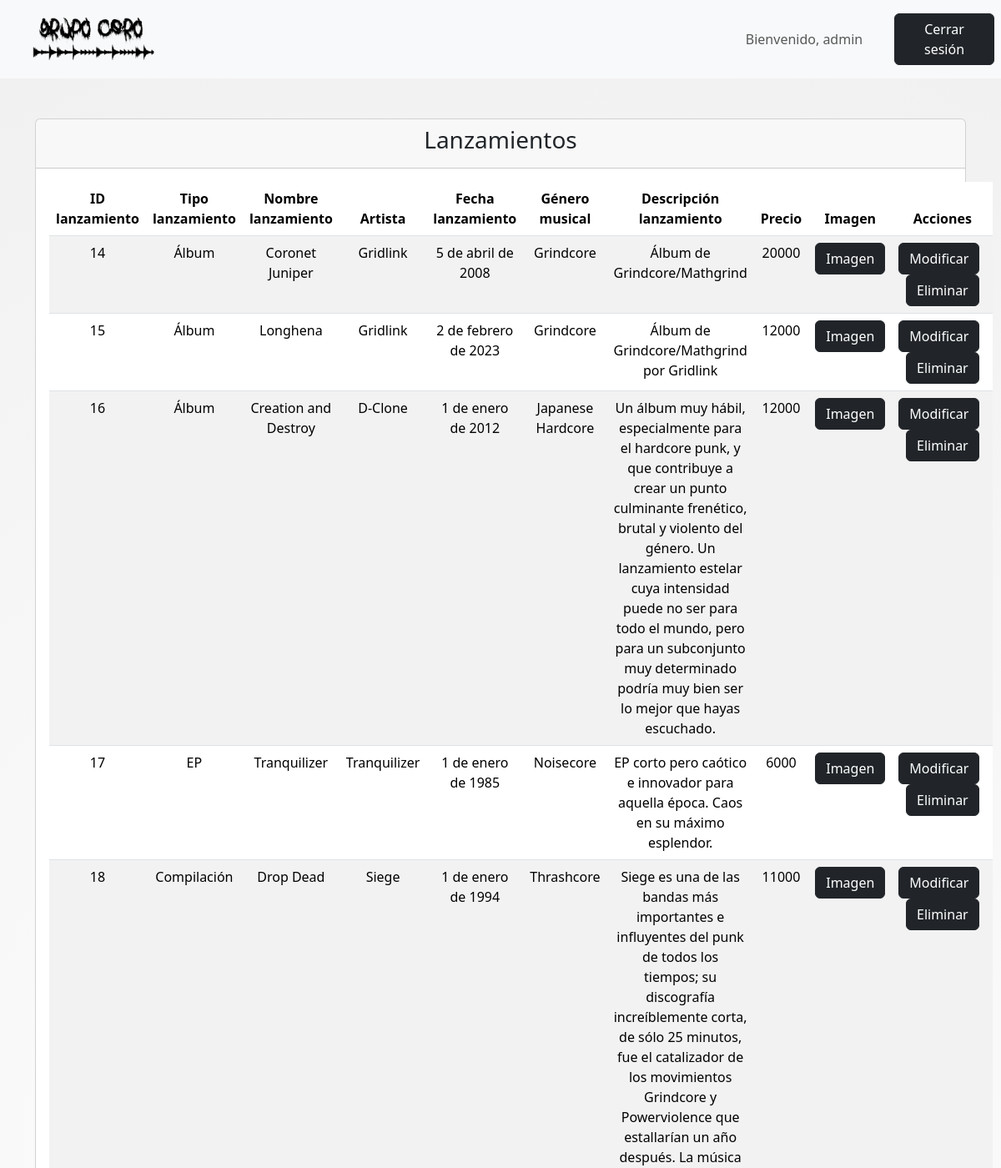
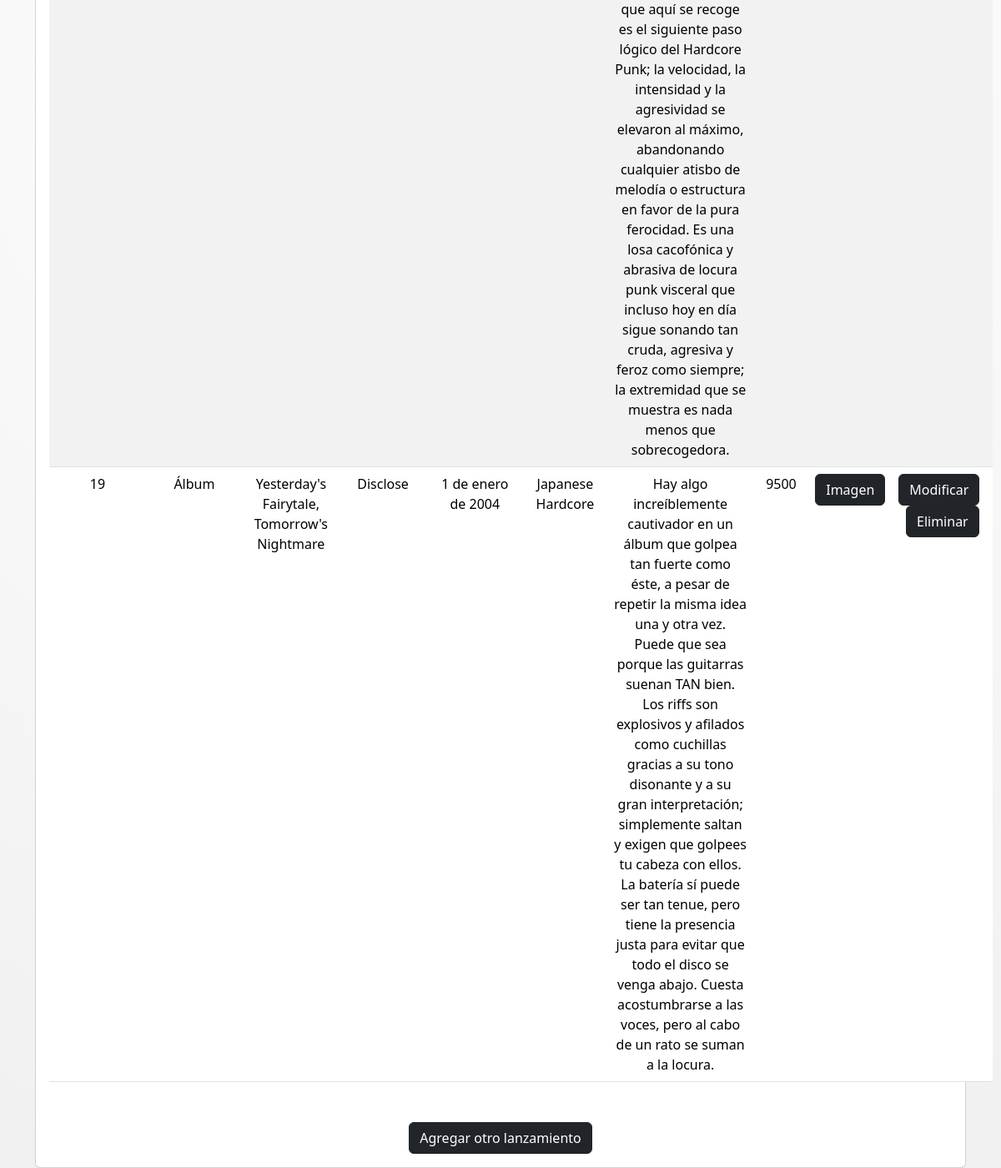
Screenshot of /lanzamientosobjects/ (signed in) with the database file from the repository (2 pictures, top to bottom).
### core/models.py (models this page shows, shortened)
class Lanzamiento(models.Model):
    tipoLanzamiento = models.ForeignKey(TipoLanzamiento, on_delete=models.CASCADE)
    nombreLanzamiento = models.CharField(max_length=50)
    artista = models.ForeignKey(Artista, on_delete=models.CASCADE)
    fechaLanzamiento = models.DateField()
    genero = models.ForeignKey(GeneroMusical, on_delete=models.CASCADE)
    descripcionLanzamiento = models.TextField()
    precio = models.IntegerField(default=0)
    imagen = models.ImageField(upload_to='lanzamientos/', null=True, blank=True)
    class Meta:
        verbose_name = "Lanzamiento"
        verbose_name_plural = "Lanzamientos"

class TipoLanzamiento(models.Model):
    nombreTipo = models.CharField(max_length=20)
    def __str__(self):
        return self.nombreTipo
    class Meta:
        verbose_name = "Tipo de lanzamiento"
        verbose_name_plural = "Tipos de lanzamiento"

class Artista(models.Model):
    nombreArtista = models.CharField(max_length=50)
    fecha_nacimiento = models.DateField(null=True, blank=True)
    biografia = models.TextField()
    imagen = models.ImageField(upload_to='artistas/', null=False, blank=False)
    def __str__(self):
        return self.nombreArtista
    class Meta:
        verbose_name = "Artista"
        verbose_name_plural = "Artistas"

class GeneroMusical(models.Model):
    nombreGenero = models.CharField(max_length=30)
    def __str__(self):
        return self.nombreGenero
    class Meta:
        verbose_name = "Género Musical"
        verbose_name_plural = "Géneros Musicales"

### core/views.py (the view)
# urls.py: path('lanzamientosobjects/', lanzamientosobjects, name='lanzamientosobjects'),
def lanzamientosobjects(request):
    auxLanzObj = {
        'listaLanzObj' : Lanzamiento.objects.all()
    }
    return render(request, 'core/miembros/lanzamientos/lanzamientosobjects.html', auxLanzObj)

### core/templates/core/miembros/lanzamientos/lanzamientosobjects.html (shortened to what this page needs)
<!DOCTYPE html>
<html lang="es">
    {% load static %}
<head>
    <link href="https://cdn.jsdelivr.net/npm/bootstrap@5.3.3/dist/css/bootstrap.min.css" rel="stylesheet">
    <link rel="stylesheet" href="{% static 'core/css/style.css' %}">
</head>
<body>
<nav class="navbar navbar-expand-sm bg-light navbar-light justify-content-center">
    <div class="container-fluid">
        <a class="navbar-brand" href="{% url 'miembrosindex' %}">
            <img src="{% static 'core/img/LOGO.png' %}" alt="Avatar Logo" style="width:200px;" class="rounded-pill">
        </a>
    </div>
    <ul class="navbar-nav">
        <li class="nav-item">
            <a class="nav-link text-center" style="width:200px;">Bienvenido, {{ user.username }}</a>
        </li>
    </ul>
    <ul class="navbar-nav">
        <li class="nav-item">
            <a class="nav-link" href="{% url 'logout' %}">
                <button class="btn btn-dark" type="button" style="width:120px;">Cerrar sesión</button>
            </a>
        </li>
    </ul>
</nav>
<div class="container mt-5 text-center">
    <div class="card">
        <div class="card-header">
            <h3 class="card-title">Lanzamientos</h3>
        </div>
        <div class="card-body">
            <table class="table table-striped mb-5">
                <thead>
                    <tr>
                        <th scope="col">ID lanzamiento</th>
                        <th scope="col">Tipo lanzamiento</th>
                        <th scope="col">Nombre lanzamiento</th>
                        <th scope="col">Artista</th>
                        <th scope="col">Fecha lanzamiento</th>
                        <th scope="col">Género musical</th>
                        <th scope="col">Descripción lanzamiento</th>
                        <th scope="col">Precio</th>
                        <th scope="col">Imagen</th>
                        <th scope="col">Acciones</th>
                    </tr>
                </thead>
                <tbody>
                    {% for auxLanzObj in listaLanzObj %}
                    <tr>
                        <td>{{ auxLanzObj.pk }}</td>
                        <td>{{ auxLanzObj.tipoLanzamiento }}</td>
                        <td>{{ auxLanzObj.nombreLanzamiento }}</td>
                        <td>{{ auxLanzObj.artista }}</td>
                        <td>{{ auxLanzObj.fechaLanzamiento }}</td>
                        <td>{{ auxLanzObj.genero }}</td>
                        <td>{{ auxLanzObj.descripcionLanzamiento }}</td>
                        <td>{{ auxLanzObj.precio }}</td>
                            <td>
                                {% if auxLanzObj.imagen %}
                                <a href="#" class="btn btn-dark" data-bs-toggle="modal" data-bs-target="#modalImagen{{ auxLanzObj.pk }}">Imagen</a>
                            {% endif %}
                            </td>
                        <td><a href="{% url 'lanzamientosupdate' auxLanzObj.pk %}" class="btn btn-dark me-2">Modificar</a>
                            <button type="button" class="btn btn-dark" data-bs-toggle="modal" data-bs-target="#confirmModal{{ auxLanzObj.pk }}">
                                Eliminar
                            </button></td>
                    </tr>
                    {% endfor %}
                </tbody>
            </table>
            <div class="text-center">
                <a href="{% url 'lanzamientosadd' %}" class="btn btn-dark">Agregar otro lanzamiento</a>
            </div>
        </div>
    </div>
</div>
</body>
</html>

### core/static/core/css/style.css (style rules this page uses)
body { background-color: white; color: black; }

### core/templates/core/miembros/lanzamientos/lanzamientosobjects.html (style rules this page uses)
body { background: repeating-radial-gradient(circle, #ffffff, #f1f0f0); }

### rows the page displays
Lanzamiento: pk "14", tipoLanzamiento "Álbum", nombreLanzamiento "Coronet Juniper", artista "Gridlink", fechaLanzamiento "5 de abril de 2008", genero "Grindcore", descripcionLanzamiento "Álbum de Grindcore/Mathgrind", precio "20000"
Lanzamiento: pk "15", tipoLanzamiento "Álbum", nombreLanzamiento "Longhena", artista "Gridlink", fechaLanzamiento "2 de febrero de 2023", genero "Grindcore", descripcionLanzamiento "Álbum de Grindcore/Mathgrind por Gridlink", precio "12000"
Lanzamiento: pk "16", tipoLanzamiento "Álbum", nombreLanzamiento "Creation and Destroy", artista "D-Clone", fechaLanzamiento "1 de enero de 2012", genero "Japanese Hardcore", descripcionLanzamiento "Un álbum muy hábil, especialmente para el hardcore punk, y que contribuye a crear un punto culminante frenético, brutal y violento del género. Un lanzamiento estelar cuya intensidad puede no ser para todo el mundo, pero para un subconjunto muy determinado podría muy bien ser lo mejor que hayas escuchado.", precio "12000"
Lanzamiento: pk "17", tipoLanzamiento "EP", nombreLanzamiento "Tranquilizer", artista "Tranquilizer", fechaLanzamiento "1 de enero de 1985", genero "Noisecore", descripcionLanzamiento "EP corto pero caótico e innovador para aquella época. Caos en su máximo esplendor.", precio "6000"
Lanzamiento: pk "18", tipoLanzamiento "Compilación", nombreLanzamiento "Drop Dead", artista "Siege", fechaLanzamiento "1 de enero de 1994", genero "Thrashcore", descripcionLanzamiento "Siege es una de las bandas más importantes e influyentes del punk de todos los tiempos; su discografía increíblemente corta, de sólo 25 minutos, fue el catalizador de los movimientos Grindcore y Powerviolence que estallarían un año después. La música que aquí se recoge es el siguiente paso lógico del Hardcore Punk; la velocidad, la intensidad y la agresividad se elevaron al máximo, abandonando cualquier atisbo de melodía o estructura en favor de la pura ferocidad. Es una losa cacofónica y abrasiva de locura punk visceral que incluso hoy en día sigue sonando tan cruda, agresiva y feroz como siempre; la extremidad que se muestra es nada menos que sobrecogedora.", precio "11000"
Lanzamiento: pk "19", tipoLanzamiento "Álbum", nombreLanzamiento "Yesterday's Fairytale, Tomorrow's Nightmare", artista "Disclose", fechaLanzamiento "1 de enero de 2004", genero "Japanese Hardcore", descripcionLanzamiento "Hay algo increíblemente cautivador en un álbum que golpea tan fuerte como éste, a pesar de repetir la misma idea una y otra vez. Puede que sea porque las guitarras suenan TAN bien. Los riffs son explosivos y afilados como cuchillas gracias a su tono disonante y a su gran interpretación; simplemente saltan y exigen que golpees tu cabeza con ellos. La batería sí puede ser tan tenue, pero tiene la presencia justa para evitar que todo el disco se venga abajo. Cuesta acostumbrarse a las voces, pero al cabo de un rato se suman a la locura.", precio "9500"

### other values shown
{{ user.username }} "admin"
